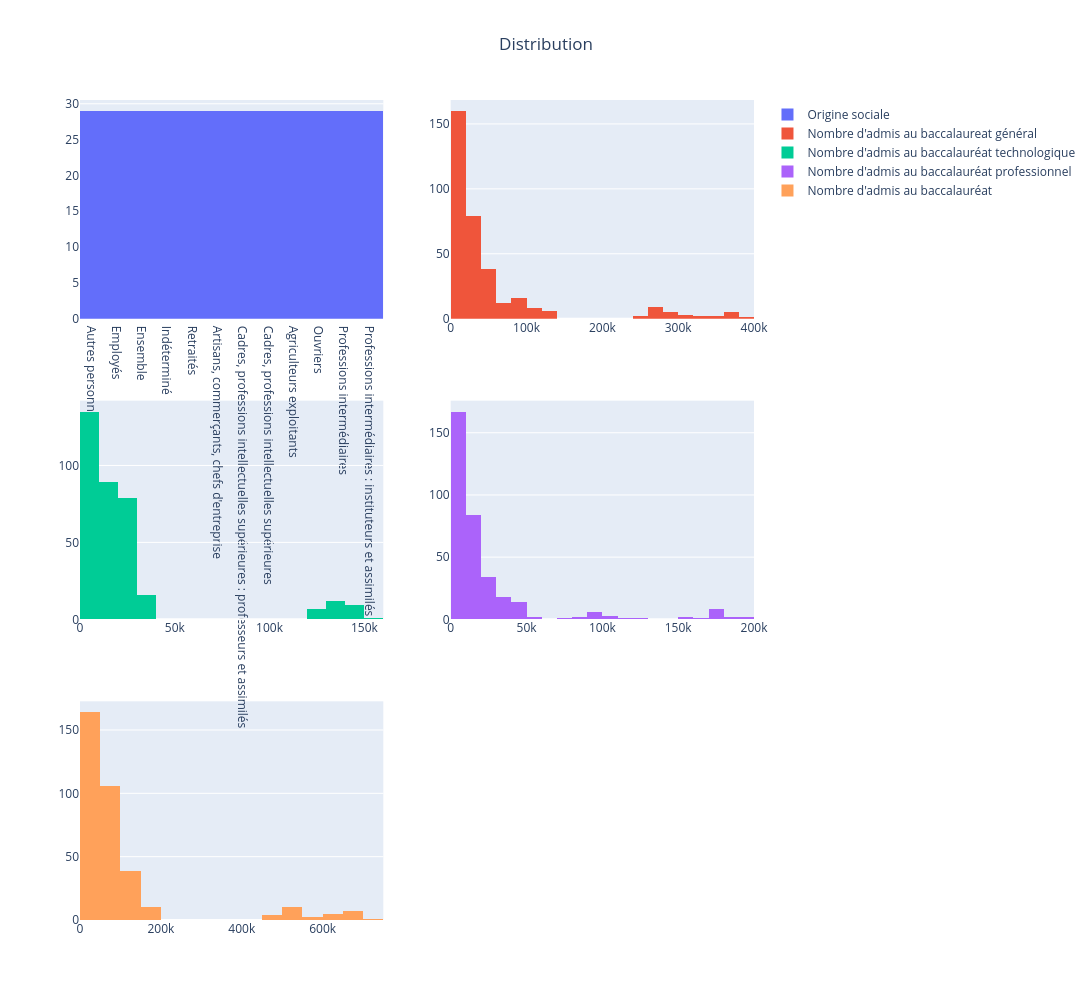

This figure's notebook cell:
### Code cell
column_feature = ["Origine sociale", "Nombre d'admis au baccalaureat général","Nombre d'admis au baccalauréat technologique", 
                  "Nombre d'admis au baccalauréat professionnel", "Nombre d'admis au baccalauréat"                  ]

fig = make_subplots(rows=3, cols=2)
row = 1
col = 1
for column in column_feature:           
    fig.add_trace(go.Histogram(x=df[column], name=column),row=row, col=col)
    col += 1 
    if col >2:
        row += 1 
        col =1
fig.update_layout(title= dict(text='Distribution', x=0.5))
fig.update_layout(autosize=False, width=1200, height=1000)

fig.show()

### Figure 1 — Plotly figure (JSON) as saved in the notebook; plotly's stock layout.template omitted (floating-point values rounded to 4 significant figures; data arrays with more than 128 entries replaced by an {"elided": "..."} marker saying what was removed)
{"data": [{"name": "Origine sociale", "type": "histogram", "x": {"elided": "348 str values"}, "xaxis": "x", "yaxis": "y"}, {"name": "Nombre d'admis au baccalaureat général", "type": "histogram", "x": {"elided": "348 int values"}, "xaxis": "x2", "yaxis": "y2"}, {"name": "Nombre d'admis au baccalauréat technologique", "type": "histogram", "x": {"elided": "348 int values"}, "xaxis": "x3", "yaxis": "y3"}, {"name": "Nombre d'admis au baccalauréat professionnel", "type": "histogram", "x": {"elided": "348 int values"}, "xaxis": "x4", "yaxis": "y4"}, {"name": "Nombre d'admis au baccalauréat", "type": "histogram", "x": {"elided": "348 int values"}, "xaxis": "x5", "yaxis": "y5"}], "layout": {"autosize": false, "height": 1000, "title": {"text": "Distribution", "x": 0.5}, "width": 1200, "xaxis": {"anchor": "y", "domain": [0, 0.45]}, "xaxis2": {"anchor": "y2", "domain": [0.55, 1]}, "xaxis3": {"anchor": "y3", "domain": [0, 0.45]}, "xaxis4": {"anchor": "y4", "domain": [0.55, 1]}, "xaxis5": {"anchor": "y5", "domain": [0, 0.45]}, "xaxis6": {"anchor": "y6", "domain": [0.55, 1]}, "yaxis": {"anchor": "x", "domain": [0.7333, 1]}, "yaxis2": {"anchor": "x2", "domain": [0.7333, 1]}, "yaxis3": {"anchor": "x3", "domain": [0.3667, 0.6333]}, "yaxis4": {"anchor": "x4", "domain": [0.3667, 0.6333]}, "yaxis5": {"anchor": "x5", "domain": [0, 0.2667]}, "yaxis6": {"anchor": "x6", "domain": [0, 0.2667]}}}
